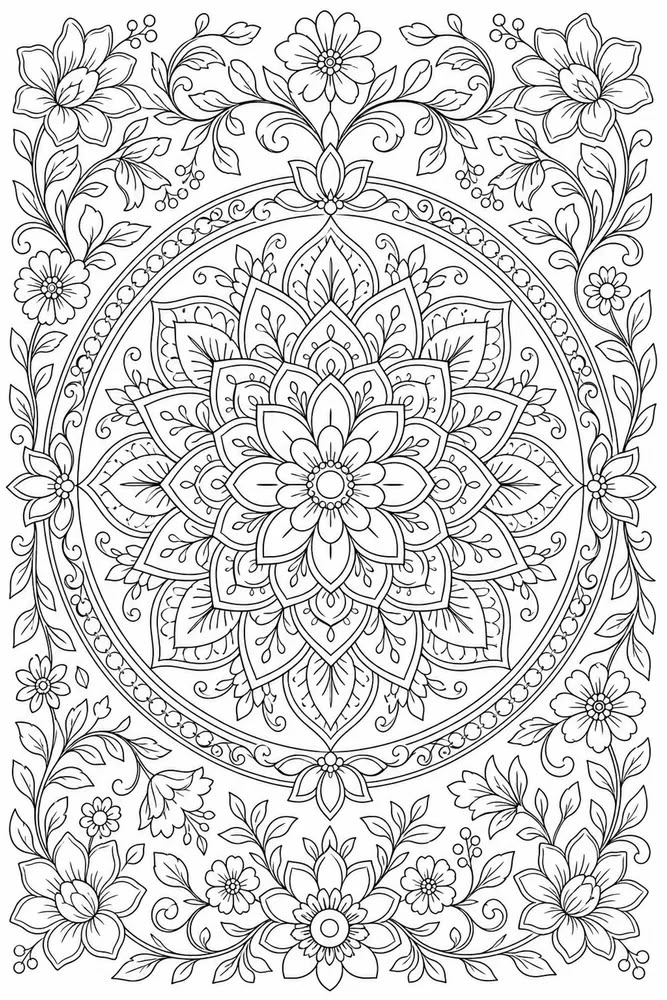
#> input picture pages/page1.jpg, 667 x 1000 px
$ python -i make_video2.py   (imports and definitions only)
#> lines starting #> are read from the running program, lines starting #| are printed output that depends on the picture; after the words box and inside, x2 and y2 are one past the last pixel; in counts of white or black regions, pixels touching at a corner belong together
#> further down, picture is the input picture: PIL image 667x1000 RGB; min 0, max 255, mean 214.7
#!/usr/bin/env python3
"""Second promo video: a supplied coloring clip framed for mobile, with Arabic text and an end card.

Usage:  python3 make_video2.py clips/coloring_clip.mp4
Output: output/coloring_clip_promo.mp4  (1080x1920, 30 fps, keeps the clip's audio)
"""
import math
import subprocess
import sys
from pathlib import Path

import numpy as np
from PIL import Image, ImageDraw, ImageEnhance, ImageFilter, ImageFont

from hand import HandRig

from make_video import (FONT_AR_BOLD, FONT_AR_DISPLAY, FONT_SANS, FPS, H, HANDLE, STORE, W, Writer,
                        brand_tag, smooth, social_icon)

ROOT = Path(__file__).resolve().parent
CAPTION = "من الأبيض والأسود… إلى لوحة ملوّنة"   # From black and white... to a colored painting
SUBTITLE = "كتب تلوين للكبار"                    # Coloring books for adults
FOLLOW_IG = "تابعونا على إنستغرام"
FOLLOW_TT = "تابعونا على تيك توك"
END_SECONDS = 4.5
CLIP_W = 1000          # clip width on screen; top and bottom are filled with a blurred copy
CLIP_TOP = 300


# [14 lines left out: function read_frames, not called in this run]


def compose(frame, zoom=1.0):
    """Place the clip frame on a 9:16 canvas over a blurred, softened copy of itself."""
#> called with zoom = 1
    cover =max(108 / frame.width, 192 / frame.height)
#> cover = 0.192
    small = frame.resize((int(frame.width * cover) + 1, int(frame.height * cover) + 1), Image.BILINEAR)
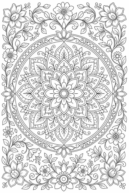
#> small: PIL image 129x193 RGB; min 86, max 255, mean 214.7
    small = small.crop(((small.width - 108) // 2, (small.height - 192) // 2,
                        (small.width - 108) // 2 + 108, (small.height - 192) // 2 + 192))
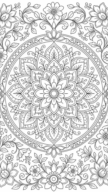
#> small: PIL image 108x192 RGB; min 86, max 255, mean 212.9
    bg = small.filter(ImageFilter.GaussianBlur(6)).resize((W, H), Image.BICUBIC)
    bg = ImageEnhance.Brightness(bg).enhance(0.8).convert("RGBA")
#> bg: PIL image 1080x1920 RGBA
    cw = int(CLIP_W * zoom)
    ch = int(frame.height * cw / frame.width)
#> ch = 1499
    clip = frame.resize((cw, ch), Image.LANCZOS)
    x, y = (W - cw) // 2, CLIP_TOP + (int(frame.height * CLIP_W / frame.width) - ch) // 2
#> x = 40; y = 300
    shadow = Image.new("L", (W, H), 0)
#> shadow: PIL image 1080x1920 L; every value is 0
    ImageDraw.Draw(shadow).rounded_rectangle([x + 8, y + 20, x + cw + 8, y + ch + 24], 34, fill=140)
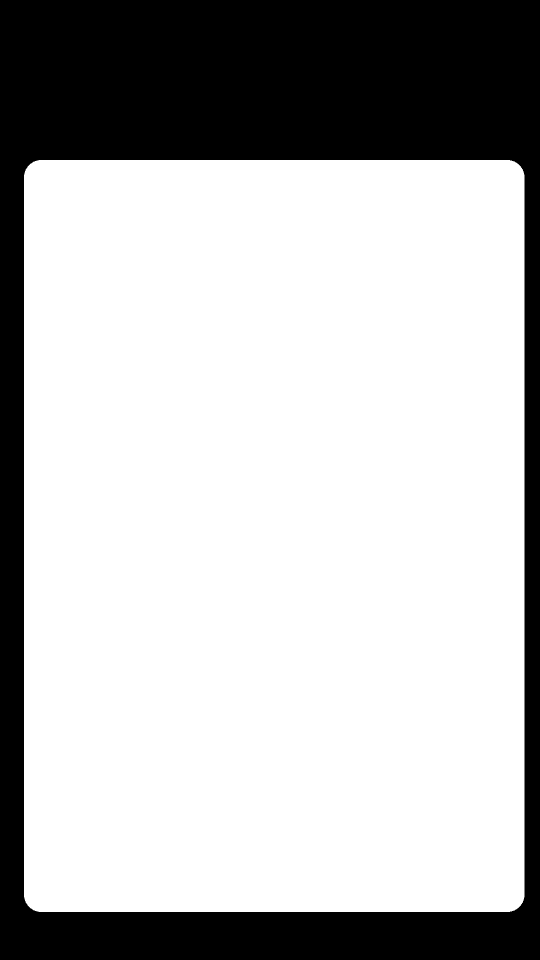
#> shadow: PIL image 1080x1920 L (shown at 1/2 size); values 0 (black) and 140 (white), 72.6% white; 1 black region, box (x1, y1, x2, y2) and area: (0, 0, 1080, 1920) 569136
    shadow = shadow.filter(ImageFilter.GaussianBlur(22))
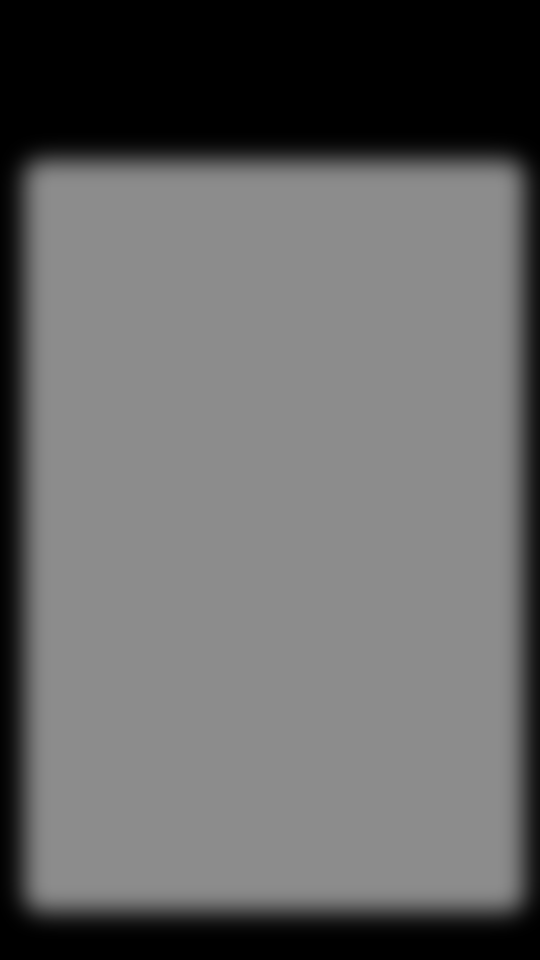
#> shadow: PIL image 1080x1920 L (shown at 1/2 size); min 0, max 140, mean 101.5
    bg = Image.composite(Image.new("RGBA", (W, H), (20, 10, 5, 255)), bg, shadow)
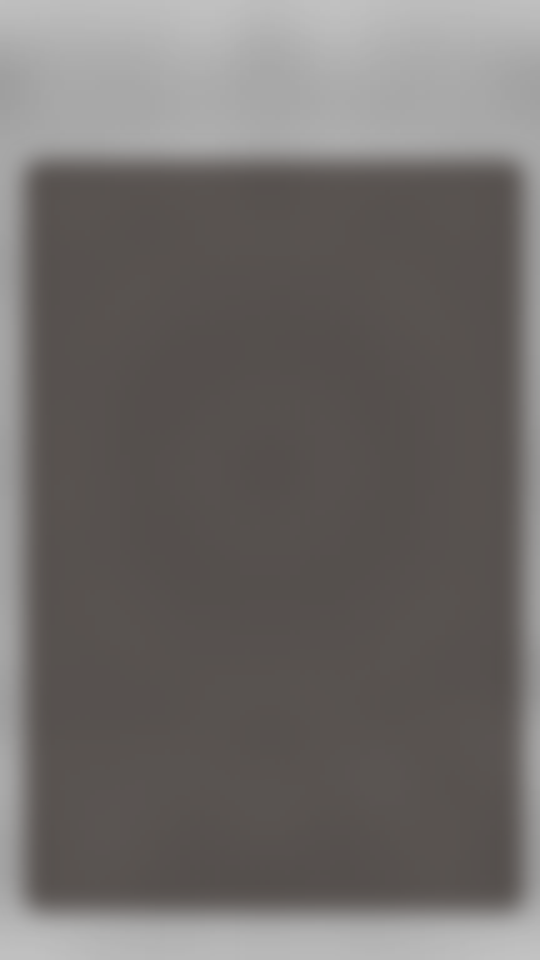
#> bg: PIL image 1080x1920 RGBA (shown at 1/2 size); mean R, G, B, A 110.8, 106.8, 104.9, 255
    mask = Image.new("L", (cw, ch), 0)
#> mask: PIL image 1000x1499 L; every value is 0
    ImageDraw.Draw(mask).rounded_rectangle([0, 0, cw - 1, ch - 1], 32, fill=255)
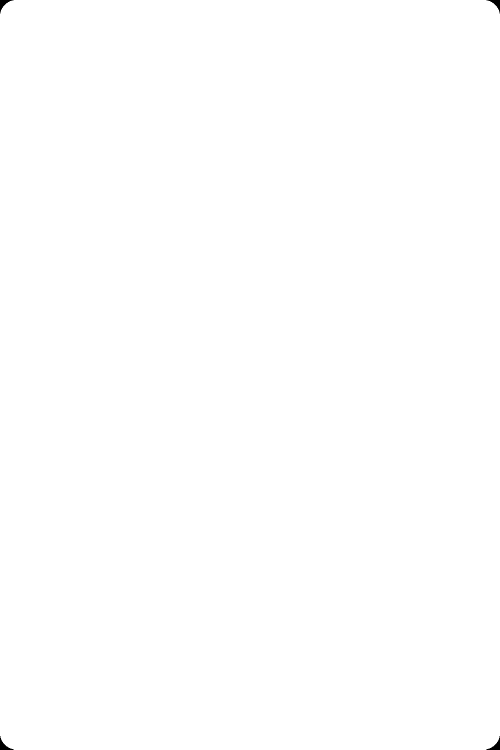
#> mask: PIL image 1000x1499 L (shown at 1/2 size); 99.9% white; 4 black regions, box (x1, y1, x2, y2) and area: (0, 0, 27, 27) 230, (973, 0, 1000, 27) 230, (0, 1472, 27, 1499) 230, (973, 1472, 1000, 1499) 230
    bg.paste(clip, (x, y), mask)
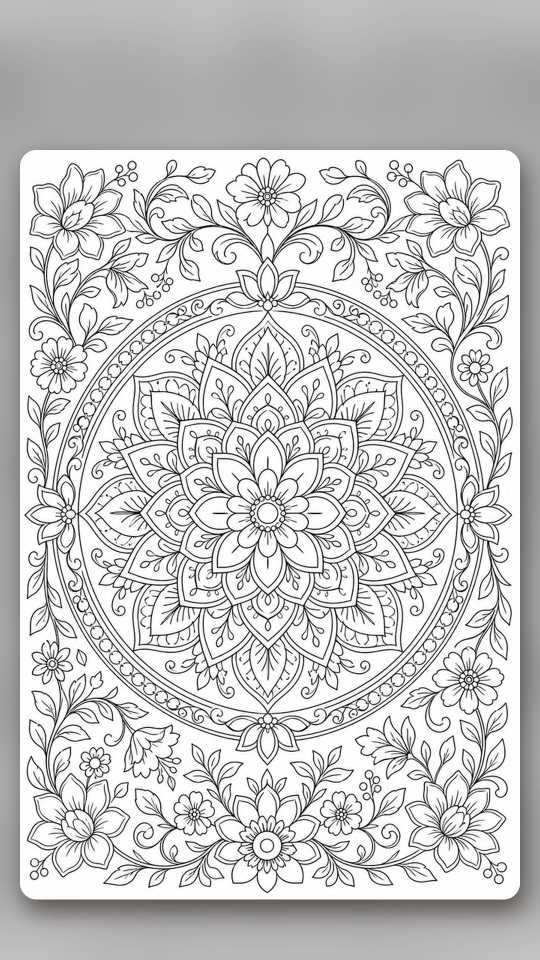
#> bg: PIL image 1080x1920 RGBA (shown at 1/2 size); mean R, G, B, A 200.4, 200.3, 200.2, 255
    return bg


# [145 lines left out: functions track_coloring, pencil_color, caption, end_card, main, not called in this run]


# [2 lines not run here, left out]

>>> from PIL import Image
>>> picture = Image.open('pages/page1.jpg')
>>> result = compose(picture)

$ run again, on pages/page3.jpg
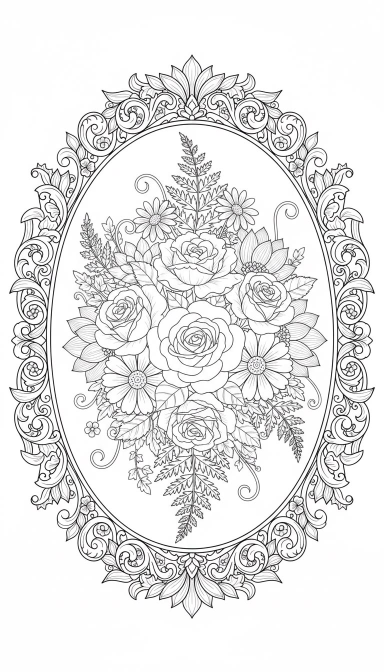
#> input picture pages/page3.jpg, 768 x 1344 px (shown at 1/2 size)
#> picture is the input picture: PIL image 768x1344 RGB; mean R, G, B 230.4, 230.3, 230.4
#> in compose, `ImageDraw.Draw(shadow).rounded_rectangle([x + 8, y + 20, x + cw + 8, y..`:
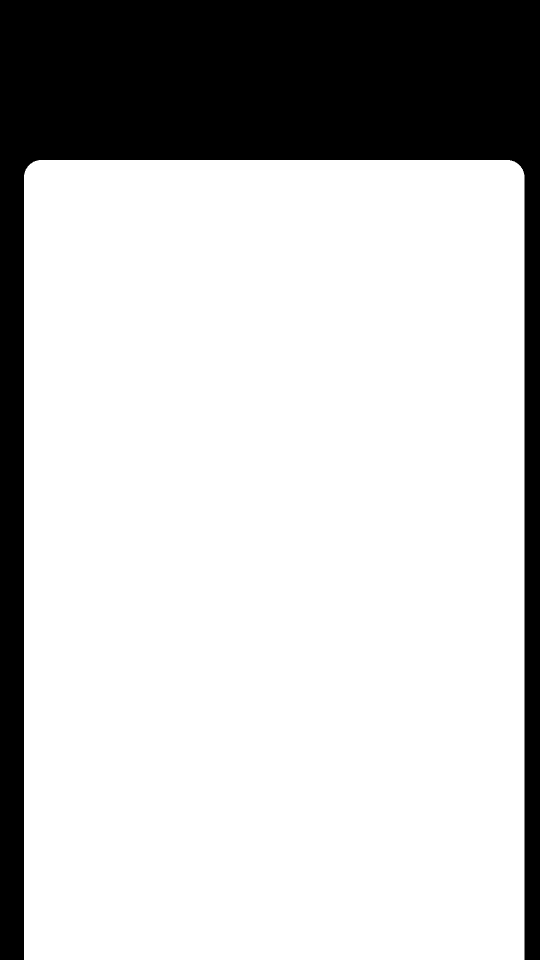
#> shadow: PIL image 1080x1920 L (shown at 1/2 size); values 0 (black) and 140 (white), 77.2% white; 1 black region, box (x1, y1, x2, y2) and area: (0, 0, 1080, 1920) 472520
#> in compose, `bg.paste(clip, (x, y), mask)`:
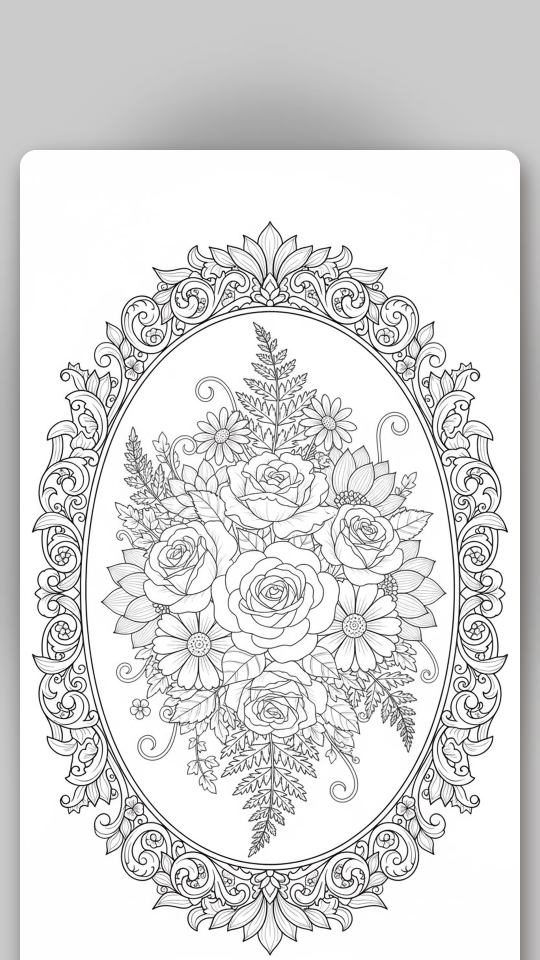
#> bg: PIL image 1080x1920 RGBA (shown at 1/2 size); mean R, G, B, A 219.5, 219.3, 219.3, 255
